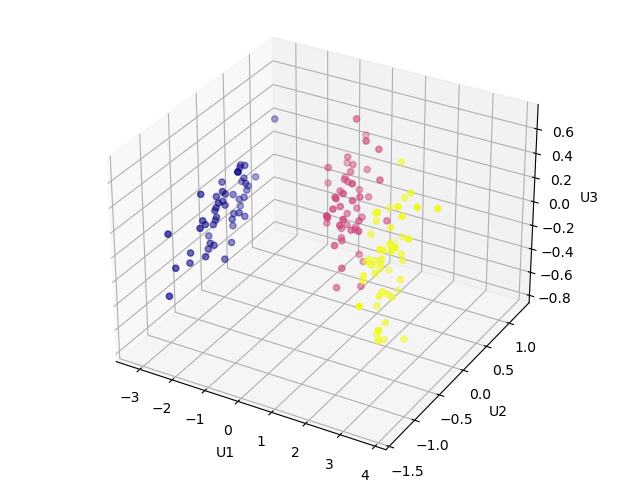

Generate this figure with Python:
#!/usr/bin/env python3
from mpl_toolkits.mplot3d import Axes3D
import numpy as np
import matplotlib

matplotlib.use('Agg')

import matplotlib.pyplot as plt

lib = np.load("pca.npz")
data = lib["data"]
labels = lib["labels"]

data_means = np.mean(data, axis=0)
norm_data = data - data_means
_, _, Vh = np.linalg.svd(norm_data)
pca_data = np.matmul(norm_data, Vh[:3].T)

# Figure 3D
fig = plt.figure()
axes = Axes3D(fig)

shift = np.stack(pca_data, axis=-1)
x, y, z = shift
axes.scatter(x, y, z, c=labels, cmap=plt.cm.plasma)

axes.set_xlabel("U1")
axes.set_ylabel("U2")
axes.set_zlabel("U3")
plt.title("PCA of Iris Dataset")
plt.show()
plt.savefig('101-pca.png')

# import numpy as np
# import matplotlib

# matplotlib.use('Agg')

# import matplotlib.pyplot as plt

# mean = [69, 0]
# cov = [[15, 8], [8, 15]]
# np.random.seed(5)
# x, y = np.random.multivariate_normal(mean, cov, 2000).T
# y += 180

# plt.scatter(x, y, color='m')
# plt.xlabel('Height (in)')
# plt.ylabel('Weight (lbs)')
# plt.title("Men's Height vs Weight")
# plt.show()
# plt.savefig('1-scatter.png')
